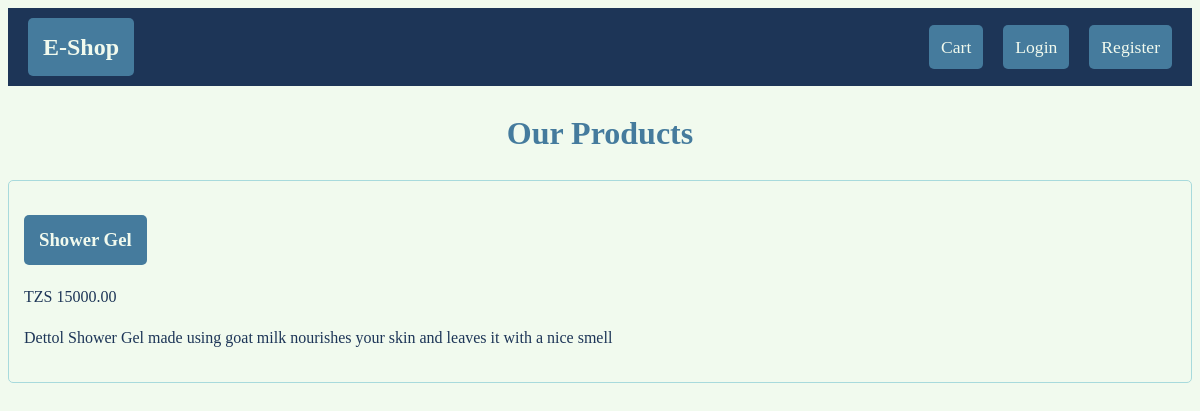
Before: / with the older database file.
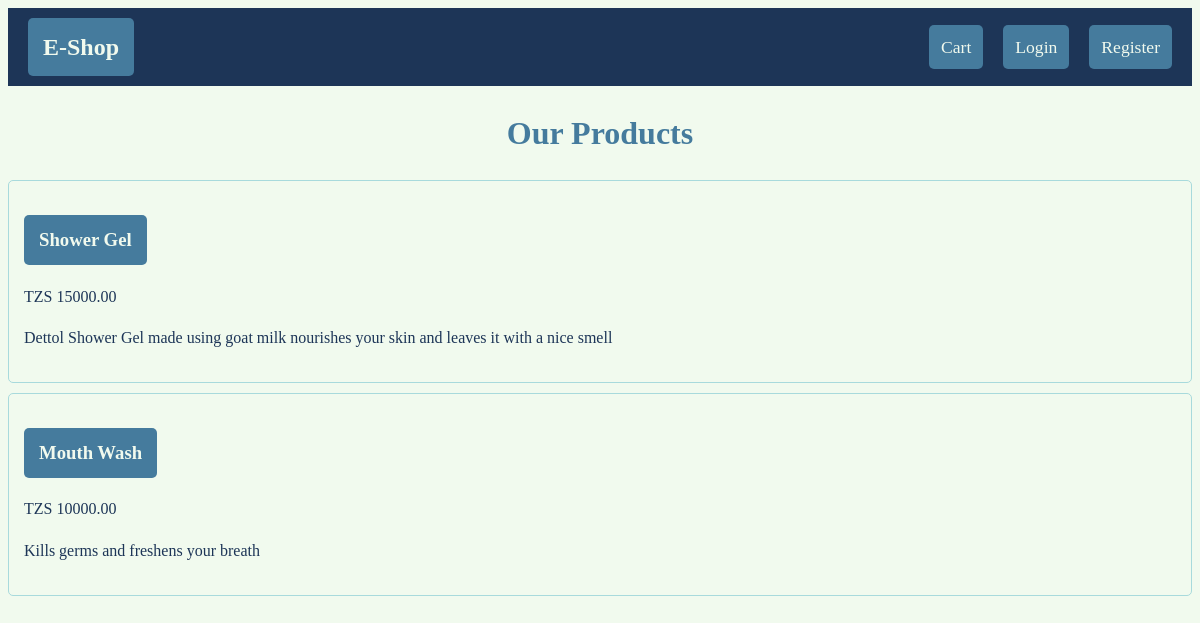
After: the same page with the newer database file.
### store/models.py (models this page shows, shortened)
class Product(models.Model):
    name = models.CharField(max_length=200, null=False, blank=False)
    price = models.DecimalField(max_digits=10, decimal_places=2)
    description = models.TextField(null=True, blank=True)

### store/views.py (the view)
# urls.py: path('', include('store.urls')),
def store(request):
    products = Product.objects.all()
    context = {'products': products}
    return render(request, 'store/store.html', context)

### store/templates/store/store.html
{% extends 'base.html' %}
{% load static %}
{% block content %}
    <h1>Our Products</h1>
    <ul>
        {% for product in products %}
            <li>
                <h3><a href="{% url 'product_detail' product.id %}">{{ product.name }}</a></h3>
                <p>TZS {{ product.price }}</p>
                <p>{{ product.description }}</p>
            </li>
        {% endfor %}
    </ul>
{% endblock content %}

### store/templates/base.html (shortened to what this page needs)
<!doctype html>
<html lang="en">
  <head>
    {% load static %}
    <link rel="stylesheet" href="{% static 'css/main.css' %}">
  </head>
  <body>
    {% include 'store/nav.html' %}
    <div class="container">
        {% block content %}
        {% endblock content %}
    </div>
  </body>
</html>

### store/templates/store/nav.html
<nav class="navbar">
  <a class="nav-brand" href="{% url 'store' %}">E-Shop</a>
  <div class="nav-links">
    <a href="{% url 'cart' %}">Cart</a>
    {% if user.is_authenticated %}
        <div class="dropdown">
            <button class="user-icon-btn">&#128100;</button>
            <div class="dropdown-content">
                <a href="{% url 'profile' %}">Profile</a>
                <a href="{% url 'orders' %}">Orders</a>
                <form method="POST" action="{% url 'logout' %}" style="display: inline;">
                  {% csrf_token %}
                  <button type="submit" class="dropdown-link-button">Logout</button>
                </form>
            </div>
        </div>
    {% else %}
        <a href="{% url 'login' %}">Login</a>
        <a href="{% url 'register' %}">Register</a>
    {% endif %}
  </div>
</nav>

### store/static/css/main.css (style rules this page uses)
:root { --red-pantone: #e63946ff; --honeydew: #f1faeeff; --non-photo-blue: #a8dadcff; --cerulean: #457b9dff; --berkeley-blue: #1d3557ff; }
body { font-family: "Comic Sans MS", "Comic Sans", cursive; background-color: var(--honeydew); color: var(--berkeley-blue); line-height: 1.6; }
h1 { color: var(--cerulean); text-align: center; }
ul { list-style: none; padding: 0; }
a { display: inline-block; padding: 10px 15px; text-decoration: none; background-color: var(--cerulean); color: var(--honeydew); border-radius: 5px; transition: background-color 0.3s ease; }
.navbar { display: flex; justify-content: space-between; align-items: center; background-color: var(--berkeley-blue); padding: 10px 20px; }
.nav-brand { color: var(--honeydew); font-size: 1.5em; text-decoration: none; font-weight: bold; }
.nav-links { display: flex; align-items: center; gap: 20px; }
.nav-links a { color: var(--honeydew); text-decoration: none; font-size: 1.1em; padding: 8px 12px; border-radius: 5px; background-color: var(--cerulean); }
li { background: var(--honeydew); border: 1px solid var(--non-photo-blue); border-radius: 5px; padding: 15px; margin-bottom: 10px; }

Changed rows visible on the page:
added Product: name "Mouth Wash", price "10000.00", description "Kills germs and freshens your breath"
